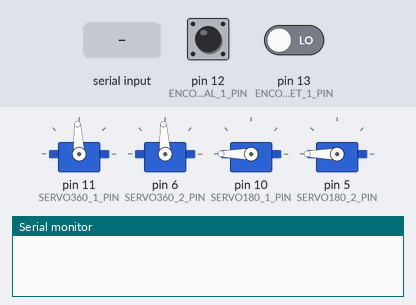
The sketch below on a simulated Arduino Uno, built with avr-gcc and run on an emulated ATmega328P. Shown: 4 × servo, the last lines printed to the serial monitor. The test bench sets the inputs (shaded band); at power-on: pin 12 (ENCODER_PRINCIPAL_1_PIN) LOW, pin 13 (ENCODER_OFFSET_1_PIN) LOW.

Above: at 1.2 s.
1.3 s: "5," received over Serial
At 3.6 s:
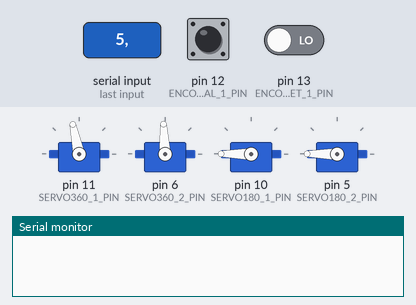
4.3 s: pin 12 (ENCODER_PRINCIPAL_1_PIN) pulsed HIGH 5 times (0.12 s each, 0.3 s apart)
At 5.9 s:
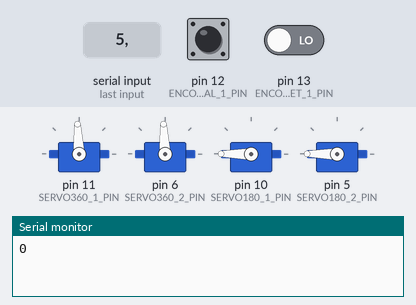
Timing chart, 0 to 7.4 s (numbered marks = the images above; inputs shaded):
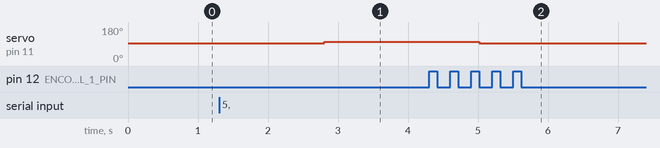

The sketch:

Controlador_de_Servos_Arduino.ino
```cpp
// Arduino UNO Code
#include <Arduino.h>
#include <Servo.h>

// Pin definitions
#define SERVO360_1_PIN 11
#define ENCODER_OFFSET_1_PIN 13
#define ENCODER_PRINCIPAL_1_PIN 12
#define SERVO180_1_PIN 10

#define SERVO360_2_PIN 6
#define ENCODER_OFFSET_2_PIN 8
#define ENCODER_PRINCIPAL_2_PIN 7
#define SERVO180_2_PIN 5

#define SERVO_STOP 1500
#define SERVO_CW 1600

int cellNumber = 0;
bool isDispensing = false;

Servo servo360_1;
Servo servo360_2;
Servo servo180_1;
Servo servo180_2;

volatile int pulsosPrincipales = 0;
volatile int pulsosOffset = 0;
bool encontradoOffset = false;

int lastStateOffset = HIGH;
int lastStatePrincipal = HIGH;

void setup() {
  // Attach servos to their respective pins
  servo360_1.attach(SERVO360_1_PIN);
  servo360_2.attach(SERVO360_2_PIN);
  servo180_1.attach(SERVO180_1_PIN);
  servo180_2.attach(SERVO180_2_PIN);

  // Set up encoder input pins
  pinMode(ENCODER_OFFSET_1_PIN, INPUT);
  pinMode(ENCODER_PRINCIPAL_1_PIN, INPUT);
  pinMode(ENCODER_OFFSET_2_PIN, INPUT);
  pinMode(ENCODER_PRINCIPAL_2_PIN, INPUT);

  // Set servos to stop position
  servo360_1.writeMicroseconds(SERVO_STOP);
  servo360_2.writeMicroseconds(SERVO_STOP);

  // Set 180-degree servos to 180 degrees
  servo180_1.write(180);
  servo180_2.write(180);

  Serial.begin(9600);
}

void loop() {
  if (Serial.available() > 0) {
    String input = Serial.readStringUntil(',');
    int cellNumber = input.toInt();

    int isDispensing = Serial.parseInt();  // Leer un entero

    if (cellNumber >= 1 && cellNumber <= 14) {
      if (cellNumber <= 7) {
        processSection(1, cellNumber);
      } else {
        processSection(2, cellNumber - 7);
      }
    }

    if (isDispensing == 1) {  // Si el entero es 1, significa que se debe dispensar
      Serial.println(1);      // Enviar 1 para indicar "true"
    } else {
      Serial.println(0);  // Enviar 0 para indicar "false"
    }
  }
}

void findOffset(Servo* servo360, int pinOffset, int section) {
  encontradoOffset = false;
  pulsosOffset = 0;
  int currentState;

  servo360->writeMicroseconds(SERVO_CW);

  while (!encontradoOffset) {
    currentState = digitalRead(pinOffset);

    // Detect change from HIGH to LOW (falling edge)
    if (currentState == LOW && lastStateOffset == HIGH) {
      pulsosOffset++;
    }

    lastStateOffset = currentState;

    if (currentState == LOW) {
      encontradoOffset = true;
      servo360->writeMicroseconds(SERVO_STOP);
      delay(500);
    }
  }
}

void processSection(int section, int position) {
  Servo* servo360 = (section == 1) ? &servo360_1 : &servo360_2;
  Servo* servo180 = (section == 1) ? &servo180_1 : &servo180_2;
  int pinOffset = (section == 1) ? ENCODER_OFFSET_1_PIN : ENCODER_OFFSET_2_PIN;
  int pinPrincipal = (section == 1) ? ENCODER_PRINCIPAL_1_PIN : ENCODER_PRINCIPAL_2_PIN;

  pulsosPrincipales = 0;
  int currentState;

  findOffset(servo360, pinOffset, section);

  if (position > 1) {
    int pulsosObjetivo = position - 1;

    servo360->writeMicroseconds(SERVO_CW);

    while (pulsosPrincipales < pulsosObjetivo) {
      currentState = digitalRead(pinPrincipal);

      if (currentState == LOW && lastStatePrincipal == HIGH) {
        pulsosPrincipales++;
      }

      lastStatePrincipal = currentState;
    }

    servo360->writeMicroseconds(SERVO_STOP);
  }

  if (isDispensing) {
    activate180DegreeServo(servo180);
  }
}

void activate180DegreeServo(Servo* servo) {
  servo->write(0);
  delay(3000);
  servo->write(180);
}
```

Measured:
- after the input at 1.3 s, servo on pin 11 (SERVO360_1_PIN): 93° → 102° after 1.5 s
- after the input at 4.3 s, servo on pin 11 (SERVO360_1_PIN): 102° → 93° after 0.72 s
